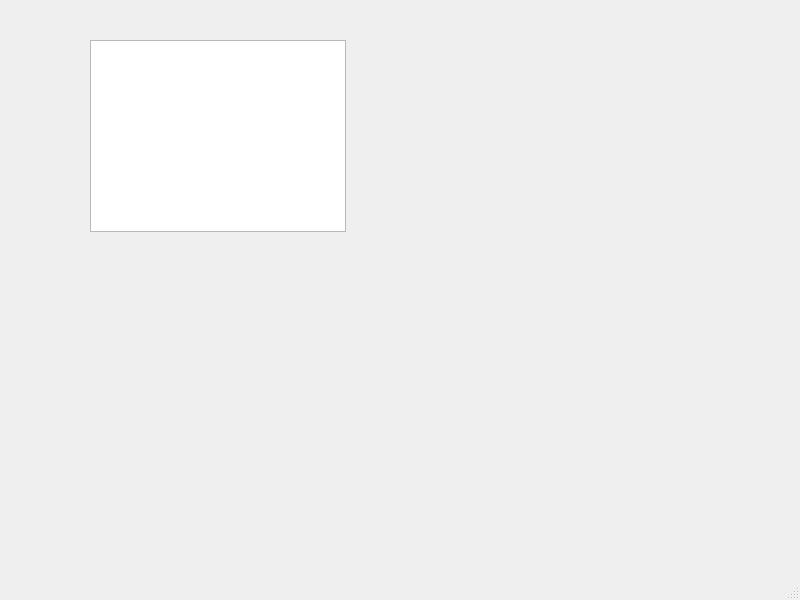
<?xml version="1.0" encoding="UTF-8"?>
<ui version="4.0">
 <class>MainWindow</class>
 <widget class="QMainWindow" name="MainWindow">
  <property name="geometry">
   <rect>
    <x>0</x>
    <y>0</y>
    <width>800</width>
    <height>600</height>
   </rect>
  </property>
  <property name="windowTitle">
   <string>MainWindow</string>
  </property>
  <widget class="QWidget" name="centralwidget">
   <widget class="QTableWidget" name="tw1">
    <property name="geometry">
     <rect>
      <x>90</x>
      <y>40</y>
      <width>256</width>
      <height>192</height>
     </rect>
    </property>
   </widget>
  </widget>
  <widget class="QMenuBar" name="menubar">
   <property name="geometry">
    <rect>
     <x>0</x>
     <y>0</y>
     <width>800</width>
     <height>22</height>
    </rect>
   </property>
  </widget>
  <widget class="QStatusBar" name="statusbar"/>
 </widget>
 <resources/>
 <connections/>
</ui>
